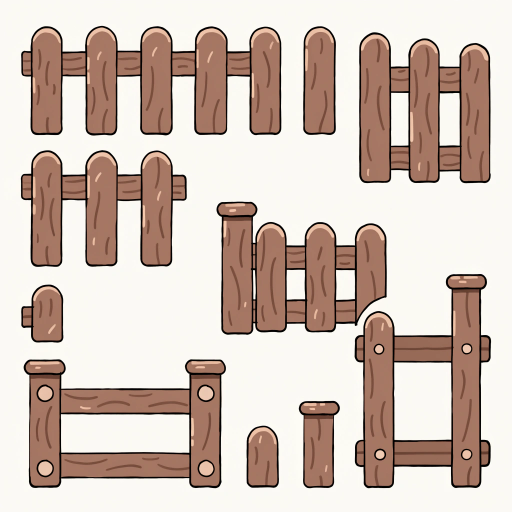
#> input picture tools/source_art/item_fence_wood.png, 1024 x 1024 px (shown at 1/2 size)
$ python build_terrain_assets.py
#> lines starting #> are read from the running program, lines starting #| are printed output that depends on the picture; after the words box and inside, x2 and y2 are one past the last pixel; in counts of white or black regions, pixels touching at a corner belong together
#!/usr/bin/env python3
"""Build the parts of the fence.

Inputs (tools/source_art):
  item_fence_wood.png        sheet of fence pieces on a plain background

Outputs:
  tools/raw_assets/struct_fence*.png   fence parts, picked up by asset_packer.py like any sprite

  (Until #74 it also made the paving; the paving is now prepare_drawable_art.py's
  floor_cobblestone.png. It also drew the river until the water and the banks became pictures,
  tools/prepare_water_art.py.)

Usage:
  python tools/build_terrain_assets.py

Requires:  pip install Pillow numpy
"""

from __future__ import annotations

import sys
from pathlib import Path

import numpy as np
from PIL import Image, ImageDraw

ROOT = Path(__file__).resolve().parent.parent
SOURCE = ROOT / "tools" / "source_art"
RAW_ASSETS = ROOT / "tools" / "raw_assets"

SENTINEL = (255, 0, 255)  # a colour the art does not use, to mark flood-filled background


def clear_background(image: Image.Image, tolerance: int, flood: bool) -> Image.Image:
    """Make the plain background transparent.

    flood=True only clears background connected to the image border, which protects light
    details inside the artwork. flood=False clears every pixel of the background colour,
    which is needed where the background shows through holes (between fence rails).
    """
#> called with tolerance = 14, flood = False
    rgb = image.convert("RGB")
#> rgb is the input picture: PIL image 1024x1024 RGB; mean R, G, B 208.5, 191.7, 181.9
    background = rgb.getpixel((2, 2))
#> background = (251, 249, 245)
    if flood:
        work = rgb.copy()
        w, h = work.size
        for seed in [(0, 0), (w - 1, 0), (0, h - 1), (w - 1, h - 1), (w // 2, 0), (0, h // 2)]:
            if work.getpixel(seed) != SENTINEL:
                ImageDraw.floodfill(work, seed, SENTINEL, thresh=tolerance)
        mask = np.all(np.array(work) == np.array(SENTINEL), axis=-1)
    else:
        diff = np.abs(np.array(rgb).astype(int) - np.array(background)).max(axis=-1)
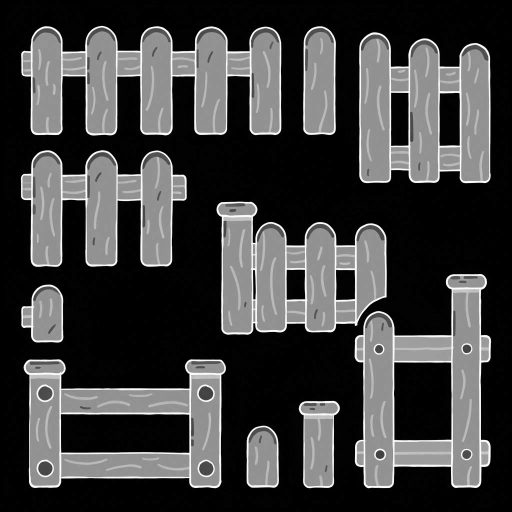
#> diff: shape (1024, 1024) int64 (shown at 1/2 size); min 0, max 251, mean 63.4
        mask = diff <= tolerance
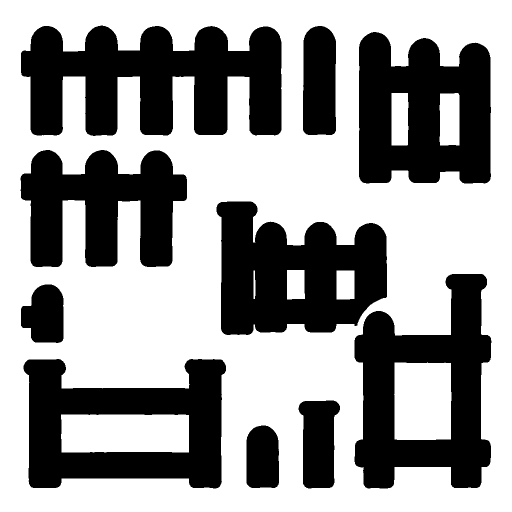
#> mask: shape (1024, 1024) bool (shown at 1/2 size); 60.1% white; 10 black regions, largest, box (x1, y1, x2, y2) and area: (42, 51, 563, 272) 78284, (709, 548, 983, 977) 64219, (433, 403, 774, 670) 62414
    rgba = np.array(rgb.convert("RGBA"))
    rgba[mask, 3] = 0
    return Image.fromarray(rgba, "RGBA")


def opaque_bbox(image: Image.Image):
    return image.getchannel("A").point(lambda a: 255 if a > 32 else 0).getbbox()


# Fence parts cut from the sheet: output name -> (left, top, right, bottom) on the 1024 px sheet.
# Each is drawn upright, facing the viewer, exactly as on the sheet: none is sheared or rotated.
FENCE_PARTS = {
    "struct_fence": (20, 30, 585, 290),        # picket section, five pickets on one rail
    "struct_fence_rail": (40, 705, 460, 990),  # two posts joined by two rails
    "struct_fence_post": (590, 790, 690, 990), # a single capped post
}

# Atlas pixels per source pixel. One value for all parts, so they keep the sizes they have
# relative to each other on the sheet (the sprite atlas is drawn at 720 px per tile).
FENCE_SCALE = 520 / 545


def build_fence() -> None:
    sheet = clear_background(Image.open(SOURCE / "item_fence_wood.png"), tolerance=14, flood=False)
    for name, box in FENCE_PARTS.items():
        region = sheet.crop(box)
        part = region.crop(opaque_bbox(region))
        size = (round(part.width * FENCE_SCALE), round(part.height * FENCE_SCALE))
        part.resize(size, Image.LANCZOS).save(RAW_ASSETS / f"{name}.png")
#> this loop made 3 passes
#> pass 1, in build_fence, `region = sheet.crop(box)`:
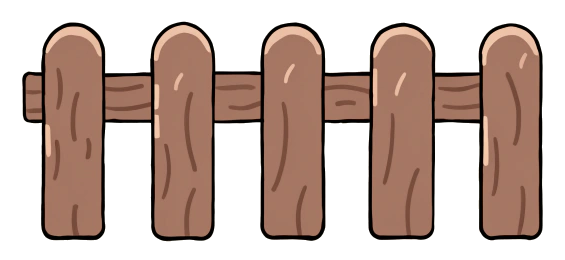
#> region: PIL image 565x260 RGBA; mean R, G, B, A 195.3, 173.2, 161.6, 135.9; transparent parts drawn white
#> pass 1, in build_fence, `part.resize(size, Image.LANCZOS).save(RAW_ASSETS / f"{name}.png")`:
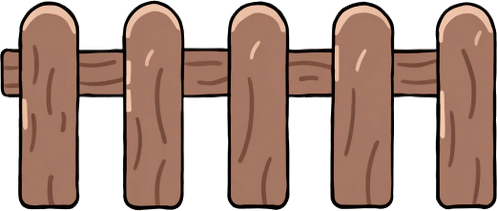
#> saved as struct_fence.png: PIL image 497x211 RGBA; mean R, G, B, A 103.7, 76.5, 65, 173.3; transparent parts drawn white
#> pass 2, in build_fence, `region = sheet.crop(box)`:
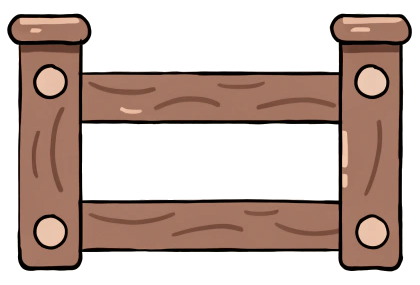
#> region: PIL image 420x285 RGBA; mean R, G, B, A 196.1, 175.5, 164.6, 130; transparent parts drawn white
#> after the loop:
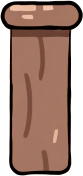
#> part: PIL image 83x176 RGBA; mean R, G, B, A 166.7, 136.1, 122.2, 195.3; transparent parts drawn white
#> after the loop:
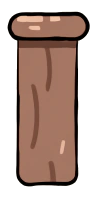
#> region: PIL image 100x200 RGBA; mean R, G, B, A 189.6, 166.8, 155.2, 142.6; transparent parts drawn white


def main() -> int:
    build_fence()
    print("written:",
          *(RAW_ASSETS / f"{name}.png" for name in FENCE_PARTS), sep="\n  ")
    return 0


if __name__ == "__main__":
    sys.exit(main())
#> (the program exits here)

$ run again, with tools/source_art/bench_back.png copied over tools/source_art/item_fence_wood.png
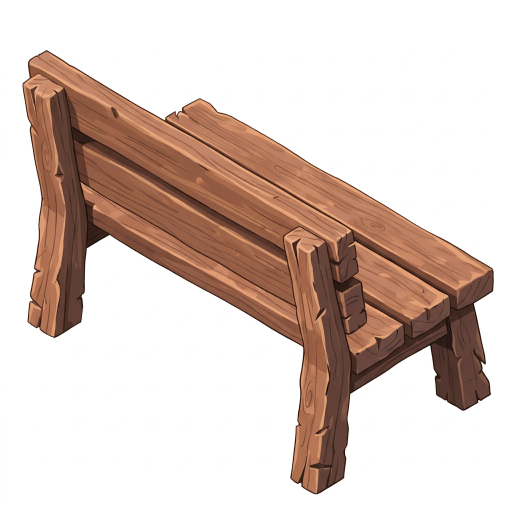
#> input picture tools/source_art/bench_back.png, 1024 x 1024 px (shown at 1/2 size)
#> in clear_background, rgb is the input picture: PIL image 1024x1024 RGB; mean R, G, B 218.2, 201.3, 193.5
#> background = (254, 254, 253)
#> in clear_background, `mask = diff <= tolerance`:
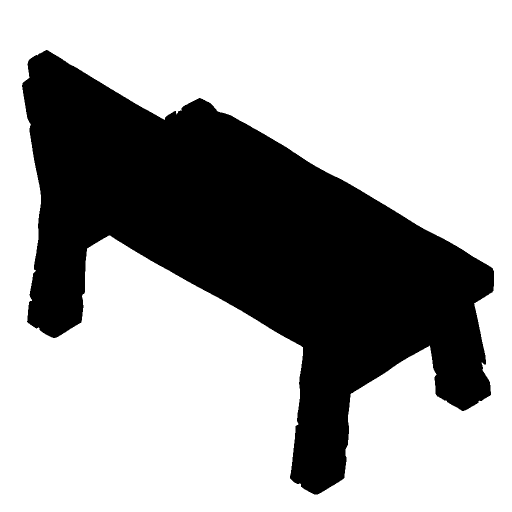
#> mask: shape (1024, 1024) bool (shown at 1/2 size); 66.2% white; 1 black region, box (x1, y1, x2, y2) and area: (44, 100, 988, 989) 354573
#> after the loop in build_fence, `for name, box in FENCE_PARTS.items():`:
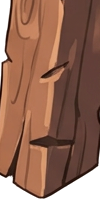
#> region: PIL image 100x200 RGBA; mean R, G, B, A 146.3, 104.5, 86.1, 231; transparent parts drawn white

$ run again, with tools/source_art/bridge_taiko.png copied over tools/source_art/item_fence_wood.png
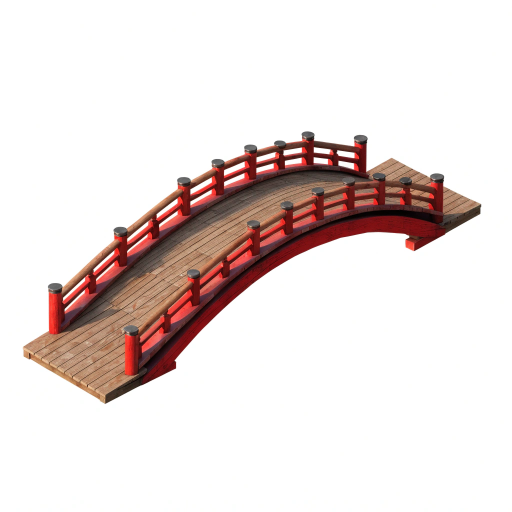
#> input picture tools/source_art/bridge_taiko.png, 1024 x 1024 px (shown at 1/2 size)
#> in clear_background, rgb is the input picture: PIL image 1024x1024 RGB; mean R, G, B 232.4, 221.6, 219.5
#> background = (255, 255, 255)
#> in clear_background, `diff = np.abs(np.array(rgb).astype(int) - np.array(background)).max(ax..`:
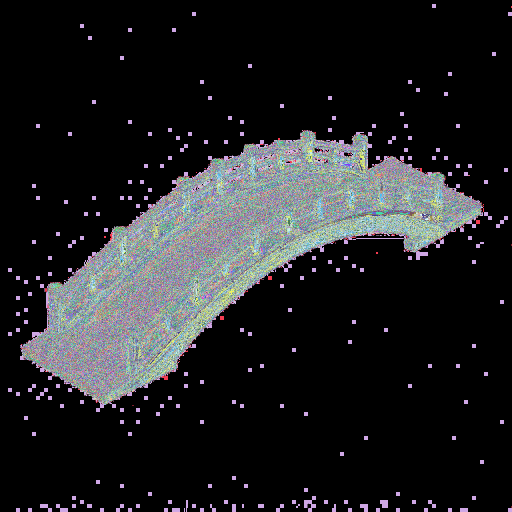
#> diff: shape (1024, 1024) int64 (shown at 1/2 size); 256 distinct labels, from 0 to 255; one colour per label, 0 black
#> mask: shape (1024, 1024) bool; 81.3% white; 1 black region, box (x1, y1, x2, y2) and area: (45, 262, 963, 808) 195996
#> the loop in build_fence, `for name, box in FENCE_PARTS.items():` made 3 passes
#> pass 2, in build_fence, `part.resize(size, Image.LANCZOS).save(RAW_ASSETS / f"{name}.png")`:
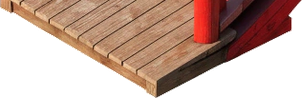
#> saved as struct_fence_rail.png: PIL image 302x98 RGBA; mean R, G, B, A 91, 62.6, 50.6, 145; transparent parts drawn white

$ run again, with tools/source_art/building_cottage.png copied over tools/source_art/item_fence_wood.png
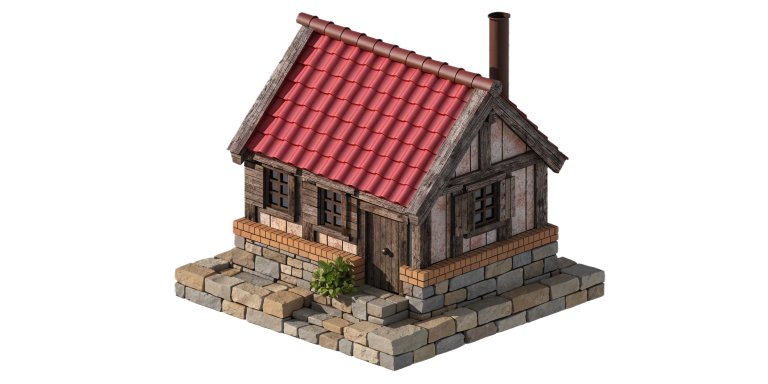
#> input picture tools/source_art/building_cottage.png, 1536 x 768 px (shown at 1/2 size)
#> background = (0, 0, 0)
#> mask: shape (768, 1536) bool; 67.7% white; 20 black regions (19 under 20 px), largest, box (x1, y1, x2, y2) and area: (346, 22, 1214, 743) 381384
#> the loop in build_fence, `for name, box in FENCE_PARTS.items():` made 3 passes
#> pass 1, in build_fence, `part.resize(size, Image.LANCZOS).save(RAW_ASSETS / f"{name}.png")`:
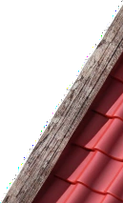
#> saved as struct_fence.png: PIL image 123x203 RGBA; mean R, G, B, A 74.7, 48.5, 48.6, 129.7; transparent parts drawn white
